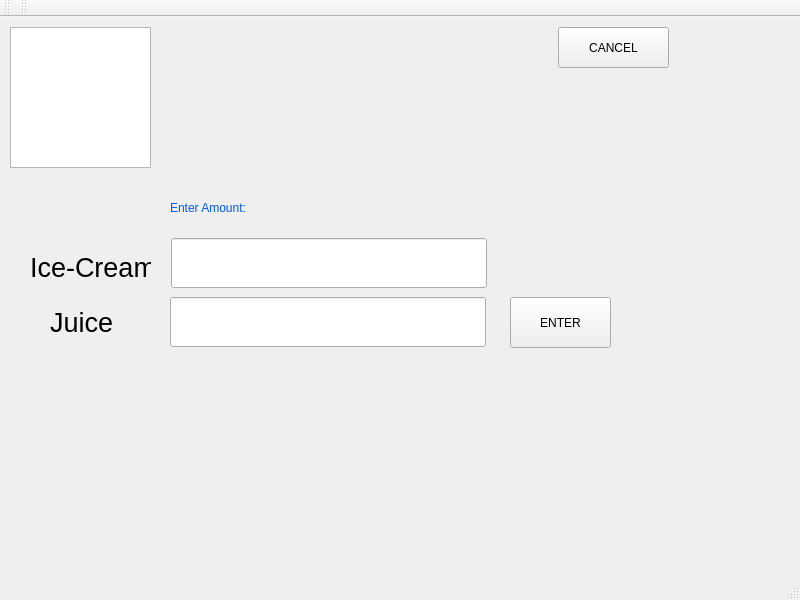
<?xml version="1.0" encoding="UTF-8"?>
<ui version="4.0">
 <class>StudentPage</class>
 <widget class="QMainWindow" name="StudentPage">
  <property name="geometry">
   <rect>
    <x>0</x>
    <y>0</y>
    <width>800</width>
    <height>600</height>
   </rect>
  </property>
  <property name="sizePolicy">
   <sizepolicy hsizetype="Fixed" vsizetype="Fixed">
    <horstretch>50</horstretch>
    <verstretch>50</verstretch>
   </sizepolicy>
  </property>
  <property name="minimumSize">
   <size>
    <width>800</width>
    <height>600</height>
   </size>
  </property>
  <property name="windowTitle">
   <string>MainWindow</string>
  </property>
  <widget class="QWidget" name="centralwidget">
   <widget class="QLineEdit" name="lineEdit">
    <property name="geometry">
     <rect>
      <x>171</x>
      <y>221</y>
      <width>316</width>
      <height>50</height>
     </rect>
    </property>
    <property name="styleSheet">
     <string notr="true">font: 26pt &quot;Ubuntu&quot;;</string>
    </property>
    <property name="text">
     <string/>
    </property>
   </widget>
   <widget class="QPushButton" name="pushButton">
    <property name="geometry">
     <rect>
      <x>510</x>
      <y>280</y>
      <width>101</width>
      <height>51</height>
     </rect>
    </property>
    <property name="text">
     <string>ENTER</string>
    </property>
   </widget>
   <widget class="QLabel" name="label">
    <property name="geometry">
     <rect>
      <x>170</x>
      <y>170</y>
      <width>181</width>
      <height>41</height>
     </rect>
    </property>
    <property name="styleSheet">
     <string notr="true">font: 75 20pt &quot;Ubuntu&quot;;
color : rgb(0, 85, 255);</string>
    </property>
    <property name="text">
     <string>Enter Amount:</string>
    </property>
   </widget>
   <widget class="QLabel" name="rollno">
    <property name="geometry">
     <rect>
      <x>171</x>
      <y>59</y>
      <width>379</width>
      <height>41</height>
     </rect>
    </property>
    <property name="styleSheet">
     <string notr="true">font: 63 16pt &quot;Ubuntu&quot;;</string>
    </property>
    <property name="text">
     <string/>
    </property>
   </widget>
   <widget class="QGraphicsView" name="graphicsView">
    <property name="geometry">
     <rect>
      <x>10</x>
      <y>10</y>
      <width>141</width>
      <height>141</height>
     </rect>
    </property>
   </widget>
   <widget class="QLabel" name="name">
    <property name="geometry">
     <rect>
      <x>171</x>
      <y>11</y>
      <width>379</width>
      <height>42</height>
     </rect>
    </property>
    <property name="styleSheet">
     <string notr="true">font: 63 16pt &quot;Ubuntu&quot;;</string>
    </property>
    <property name="text">
     <string/>
    </property>
   </widget>
   <widget class="QPushButton" name="pushButton_2">
    <property name="geometry">
     <rect>
      <x>558</x>
      <y>10</y>
      <width>111</width>
      <height>41</height>
     </rect>
    </property>
    <property name="text">
     <string>CANCEL</string>
    </property>
   </widget>
   <widget class="QLabel" name="label_2">
    <property name="geometry">
     <rect>
      <x>30</x>
      <y>240</y>
      <width>121</width>
      <height>21</height>
     </rect>
    </property>
    <property name="font">
     <font>
      <pointsize>20</pointsize>
     </font>
    </property>
    <property name="text">
     <string>Ice-Cream</string>
    </property>
   </widget>
   <widget class="QLabel" name="label_3">
    <property name="geometry">
     <rect>
      <x>50</x>
      <y>290</y>
      <width>81</width>
      <height>31</height>
     </rect>
    </property>
    <property name="font">
     <font>
      <pointsize>20</pointsize>
     </font>
    </property>
    <property name="text">
     <string>Juice</string>
    </property>
   </widget>
   <widget class="QLineEdit" name="lineEdit_2">
    <property name="geometry">
     <rect>
      <x>170</x>
      <y>280</y>
      <width>316</width>
      <height>50</height>
     </rect>
    </property>
    <property name="styleSheet">
     <string notr="true">font: 26pt &quot;Ubuntu&quot;;</string>
    </property>
    <property name="text">
     <string/>
    </property>
   </widget>
  </widget>
  <widget class="QMenuBar" name="menubar">
   <property name="geometry">
    <rect>
     <x>0</x>
     <y>0</y>
     <width>800</width>
     <height>25</height>
    </rect>
   </property>
  </widget>
  <widget class="QStatusBar" name="statusbar"/>
  <widget class="QToolBar" name="toolBar">
   <property name="windowTitle">
    <string>toolBar</string>
   </property>
   <attribute name="toolBarArea">
    <enum>TopToolBarArea</enum>
   </attribute>
   <attribute name="toolBarBreak">
    <bool>false</bool>
   </attribute>
  </widget>
  <widget class="QToolBar" name="toolBar_2">
   <property name="windowTitle">
    <string>toolBar_2</string>
   </property>
   <attribute name="toolBarArea">
    <enum>TopToolBarArea</enum>
   </attribute>
   <attribute name="toolBarBreak">
    <bool>false</bool>
   </attribute>
  </widget>
 </widget>
 <tabstops>
  <tabstop>lineEdit</tabstop>
  <tabstop>lineEdit_2</tabstop>
  <tabstop>pushButton</tabstop>
  <tabstop>pushButton_2</tabstop>
  <tabstop>graphicsView</tabstop>
 </tabstops>
 <resources/>
 <connections>
  <connection>
   <sender>pushButton</sender>
   <signal>clicked()</signal>
   <receiver>lineEdit</receiver>
   <slot>clear()</slot>
   <hints>
    <hint type="sourcelabel">
     <x>556</x>
     <y>358</y>
    </hint>
    <hint type="destinationlabel">
     <x>358</x>
     <y>297</y>
    </hint>
   </hints>
  </connection>
  <connection>
   <sender>lineEdit</sender>
   <signal>returnPressed()</signal>
   <receiver>pushButton</receiver>
   <slot>click()</slot>
   <hints>
    <hint type="sourcelabel">
     <x>411</x>
     <y>265</y>
    </hint>
    <hint type="destinationlabel">
     <x>582</x>
     <y>334</y>
    </hint>
   </hints>
  </connection>
  <connection>
   <sender>pushButton</sender>
   <signal>clicked()</signal>
   <receiver>lineEdit_2</receiver>
   <slot>clear()</slot>
   <hints>
    <hint type="sourcelabel">
     <x>598</x>
     <y>357</y>
    </hint>
    <hint type="destinationlabel">
     <x>353</x>
     <y>362</y>
    </hint>
   </hints>
  </connection>
  <connection>
   <sender>lineEdit_2</sender>
   <signal>returnPressed()</signal>
   <receiver>pushButton</receiver>
   <slot>click()</slot>
   <hints>
    <hint type="sourcelabel">
     <x>472</x>
     <y>333</y>
    </hint>
    <hint type="destinationlabel">
     <x>519</x>
     <y>335</y>
    </hint>
   </hints>
  </connection>
 </connections>
</ui>
